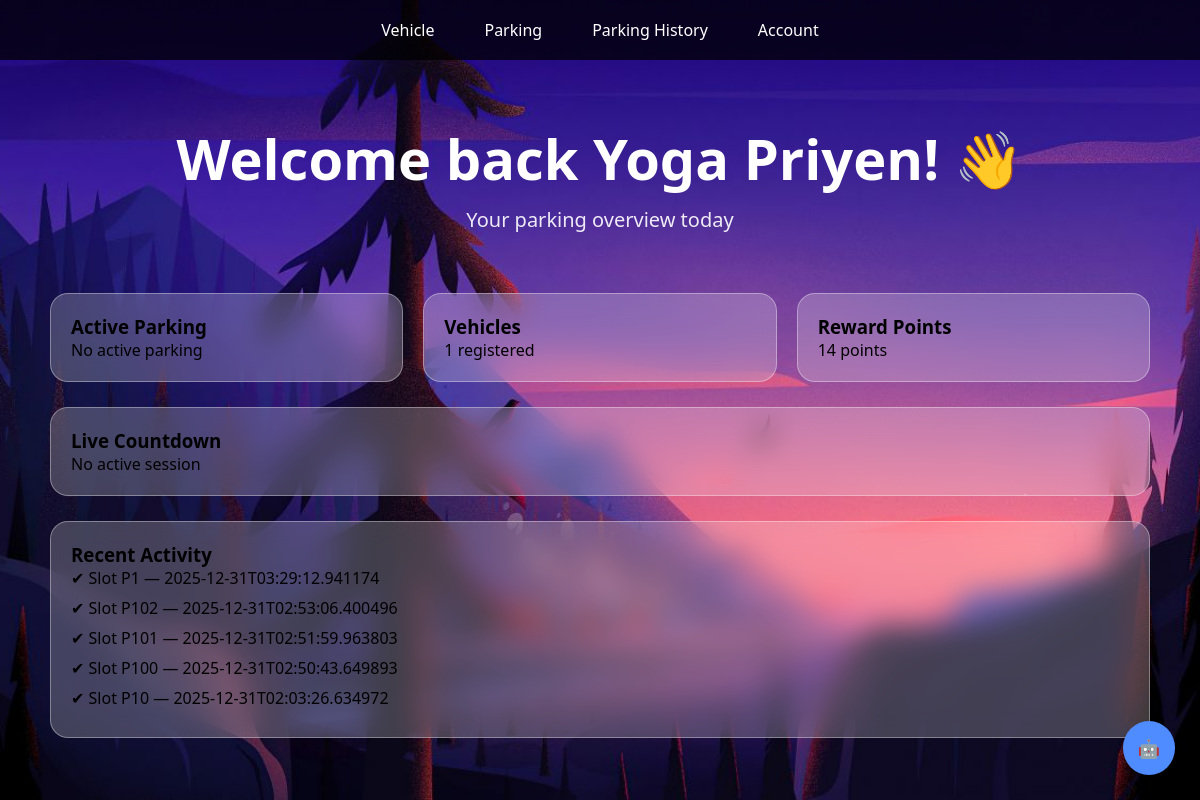
The app's page /dashboard (signed in) with its own data.
### tables this page shows
CREATE TABLE users (
        id INTEGER PRIMARY KEY AUTOINCREMENT,
        name TEXT,
        email TEXT UNIQUE,
        password TEXT,
        reward_points INTEGER DEFAULT 0
    , theme TEXT DEFAULT 'light', language TEXT DEFAULT 'en');

CREATE TABLE bookings (
        id INTEGER PRIMARY KEY AUTOINCREMENT,
        user_id INTEGER,
        vehicle_id INTEGER,
        slot_id TEXT,
        start_time TEXT,
        end_time TEXT,
        amount REAL,
        qr_path TEXT,
        created_at TEXT
    );

### app.py (the view)
@app.route("/dashboard")
def dashboard():
    if "user_id" not in session:
        return redirect(url_for("login"))
    user_id = session["user_id"]
    conn = get_db()
    c = conn.cursor()
    c.execute("SELECT reward_points FROM users WHERE id=?", (user_id,))
    points = c.fetchone()["reward_points"]
    now = datetime.now().isoformat()
    c.execute("""
        SELECT * FROM bookings
        WHERE user_id=?
          AND start_time <= ?
          AND end_time >= ?
        ORDER BY end_time ASC
        LIMIT 1
    """, (user_id, now, now))
    active_parking = c.fetchone()
    c.execute("SELECT COUNT(*) FROM vehicles WHERE user_id=?", (user_id,))
    vehicle_count = c.fetchone()[0]
    c.execute("""
        SELECT slot_id, created_at
        FROM bookings
        WHERE user_id=?
        ORDER BY created_at DESC
        LIMIT 5
    """, (user_id,))
    recent_activity = c.fetchall()
    conn.close()
    return render_template(
        "dashboard.html",
        name=session["user_name"],
        points=points,
        active_parking=active_parking,
        vehicle_count=vehicle_count,
        recent_activity=recent_activity
    )

### app.py (called while the page is built)
def get_db():
    conn = sqlite3.connect(DATABASE)
    conn.row_factory = sqlite3.Row
    return conn

def t(en, ms):
    return ms if session.get("language") == "ms" else en

### templates/dashboard.html (shortened to what this page needs)
<!DOCTYPE html>
<html>
<head>
    <link rel="stylesheet" href="{{ url_for('static', filename='styles.css') }}">
</head>
<button class="ai-float-btn" onclick="toggleAIChat()">🤖</button>
<body class="{{ session.get('theme', 'light') }}-mode dashboard-bg">
<div class="top-nav">
    <div class="nav-item" onclick="toggleMenu('vehicleMenu')">
        {{ t("Vehicle", "Kenderaan") }}
    </div>
    <div class="nav-item" onclick="toggleMenu('parkingMenu')">
        {{ t("Parking", "Parkir") }}
    </div>
    <div class="nav-item" onclick="toggleMenu('historyMenu')">
        {{ t("Parking History", "Sejarah Parkir") }}
    </div>
    <div class="nav-item" onclick="toggleMenu('accountMenu')">
        {{ t("Account", "Akaun") }}
    </div>
</div>
<div class="dashboard-wrapper">
    <div class="dashboard-title">
        <h1>{{ t("Welcome back","Selamat kembali") }} {{ name }}! 👋</h1>
        <p>{{ t("Your parking overview today", "Gambaran parkir hari ini") }}</p>
    </div>
    <div class="dashboard-cards">
        <div class="dashboard-card glass">
            <h3>{{ t("Active Parking", "Parkir Aktif") }}</h3>
            {% if active_parking %}
                <p><b>{{ t("Slot:", "Slot:") }}</b> {{ active_parking.slot_id }}</p>
                <p><b>{{ t("Ends:", "Berakhir:") }}</b> {{ active_parking.end_time }}</p>
            {% else %}
                <p>{{ t("No active parking", "Tiada parkir yang aktif") }}</p>
            {% endif %}
        </div>
        <div class="dashboard-card glass">
            <h3>{{ t("Vehicles", "Kenderaan") }}</h3>
            <p>{{ vehicle_count }} {{ t("registered", "didafarkan") }}</p>
        </div>
        <div class="dashboard-card glass">
            <h3>{{ t("Reward Points", "Mata Ganjaran") }}</h3>
            <p>{{ points }} {{ t("points", "mata ganjaran") }}</p>
        </div>
    </div>
    <div class="dashboard-countdown glass">
        <h3>{{ t("Live Countdown", "Pengiraan Detik Langsung") }}</h3>
        {% if active_parking %}
            <p id="countdown" data-end="{{ active_parking.end_time }}"></p>
        {% else %}
            <p>{{ t("No active session", "Tiada sesi aktif") }}</p>
        {% endif %}
    </div>
    <div class="dashboard-activity glass">
        <h3>{{ t("Recent Activity", "Aktiviti Terkini") }}</h3>
        {% if recent_activity %}
            <ul>
            {% for r in recent_activity %}
                <li>✔ Slot {{ r.slot_id }} — {{ r.created_at }}</li>
            {% endfor %}
            </ul>
        {% else %}
            <p>{{ t("No recent activity", "Tiada aktiviti terkini") }}</p>
        {% endif %}
    </div>
</div>
</body>
</html>

### static/styles.css (style rules this page uses)
* { margin: 0; padding: 0; box-sizing: border-box; font-family: "Segoe UI", Arial, sans-serif; }
body { min-height: 100vh; background-size: cover; background-position: center; background-repeat: no-repeat; }
.dashboard-bg { background-image: url("dashb.jpg"); }
button, .btn { display: inline-block; padding: 10px 20px; background: #0066cc; color: white; border: none; border-radius: 6px; cursor: pointer; margin-top: 10px; text-decoration: none; }
.top-nav { width: 100%; height: 60px; background: rgba(0,0,0,0.75); display: flex; justify-content: center; align-items: center; position: fixed; top: 0; z-index: 100; }
.nav-item { position: relative; color: white; margin: 0 25px; cursor: pointer; }
button, .btn { transition: all 0.25s ease; }
body { animation: pageFade 0.5s ease; }
:root { --glass-light: rgba(255, 255, 255, 0.25); --glass-dark: rgba(30, 30, 30, 0.55); --glass-blur: blur(14px); }
.dashboard-wrapper { padding-top: 100px; max-width: 1100px; margin: auto; display: flex; flex-direction: column; gap: 25px; }
.dashboard-greeting, .dashboard-card, .dashboard-countdown, .dashboard-actions, .dashboard-activity { padding: 20px; border-radius: 18px; }
.dashboard-cards { display: grid; grid-template-columns: repeat(auto-fit, minmax(220px, 1fr)); gap: 20px; }
.dashboard-activity ul { list-style: none; padding-left: 0; }
.dashboard-activity li { margin-bottom: 8px; }
.glass { background: rgba(255, 255, 255, 0.22); backdrop-filter: blur(14px); -webkit-backdrop-filter: blur(14px); border: 1px solid rgba(255,255,255,0.35); }
.dashboard-title { text-align: center; margin-top: 20px; margin-bottom: 35px; color: white; }
.dashboard-title h1 { font-size: 56px; font-weight: 800; margin-bottom: 10px; }
.dashboard-title p { font-size: 20px; opacity: 0.9; }
.ai-float-btn { position: fixed; bottom: 25px; right: 25px; background: #4f8cff; color: white; border-radius: 50%; padding: 15px; cursor: pointer; font-size: 18px; z-index: 999; }

### records on screen
users: name "Yoga Priyen"
bookings: slot_id "P1", created_at "2025-12-31T03:29:12.941174"
bookings: slot_id "P102", created_at "2025-12-31T02:53:06.400496"
bookings: slot_id "P101", created_at "2025-12-31T02:51:59.963803"
bookings: slot_id "P100", created_at "2025-12-31T02:50:43.649893"
bookings: slot_id "P10", created_at "2025-12-31T02:03:26.634972"

### other values on screen
{{ t("Vehicle", "Kenderaan") }} "Vehicle"
{{ t("Parking", "Parkir") }} "Parking"
{{ t("Parking History", "Sejarah Parkir") }} "Parking History"
{{ t("Account", "Akaun") }} "Account"
{{ t("Welcome back","Selamat kembali") }} "Welcome back"
{{ t("Your parking overview today", "Gambaran parkir hari ini") }} "Your parking overview today"
{{ t("Active Parking", "Parkir Aktif") }} "Active Parking"
{{ t("No active parking", "Tiada parkir yang aktif") }} "No active parking"
{{ t("Vehicles", "Kenderaan") }} "Vehicles"
{{ vehicle_count }} "1"
{{ t("registered", "didafarkan") }} "registered"
{{ t("Reward Points", "Mata Ganjaran") }} "Reward Points"
{{ points }} "14"
{{ t("points", "mata ganjaran") }} "points"
{{ t("Live Countdown", "Pengiraan Detik Langsung") }} "Live Countdown"
